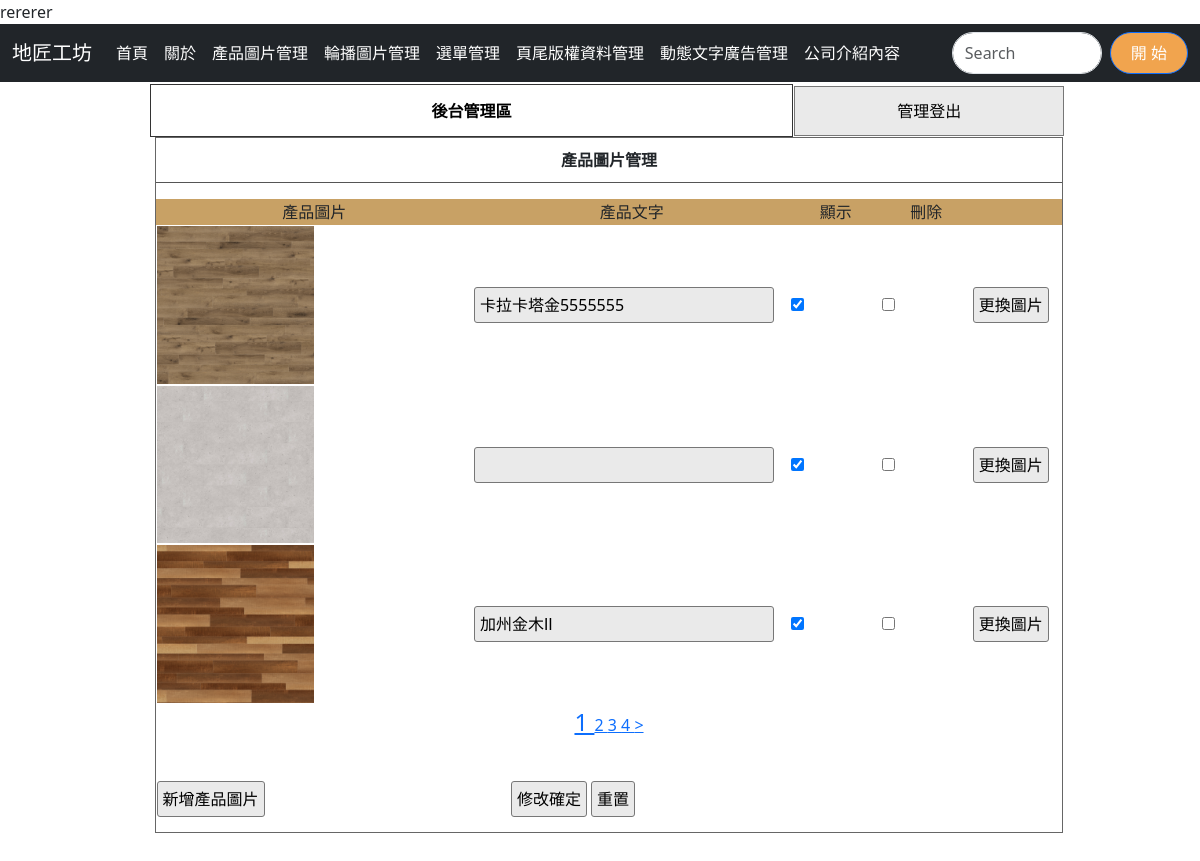
/admin.php?do=image, run on the app's committed database.
### tables this page shows
CREATE TABLE `ads` (
  `id` int(10) UNSIGNED NOT NULL,
  `text` text NOT NULL,
  `sh` int(1) UNSIGNED NOT NULL DEFAULT 0
);

CREATE TABLE `images` (
  `id` int(10) UNSIGNED NOT NULL,
  `img` text NOT NULL,
  `sh` int(1) UNSIGNED NOT NULL DEFAULT 1,
  `type` int(12) NOT NULL,
  `text` text NOT NULL
);

### api/db.php (called while the page is built, shortened)
<?php
class DB{
    protected $dsn="mysql:host=localhost;charset=utf8;dbname=db10";
    protected $pdo;
    protected $table;
    function __construct($table){
        $this->table=$table;
        $this->pdo=new PDO($this->dsn,'root','');
    }
    function all(...$arg){
        $sql="SELECT * FROM $this->table ";
        if(!empty($arg[0])){
            if(is_array($arg[0])){
                $where=$this->a2s($arg[0]);
                $sql=$sql . " WHERE ". join(" && ",$where);
            }else{
                $sql .= $arg[0];
            }
        }
        return $this->fetchAll($sql);
    }
    function a2s($array){
        $tmp=[];
        foreach($array as $key => $value){
            $tmp[]="`$key`='$value'";
        }
        return $tmp;
    }
    function count($where=[]){
        return $this->math('count','*',$where);
    }
    protected function fetchAll($sql){
        return $this->pdo->query($sql)->fetchAll(PDO::FETCH_ASSOC);
    }
     protected function math($math,$col='id',$where=[]){
        $sql="SELECT $math($col) FROM $this->table";
        return $this->pdo->query($sql)->fetchColumn();
    }
}
$Ad=new DB('ads');
$Image=new DB('images');

### backend/image.php (the view, shortened to what this page needs)
<div class="di" style="height:800px; ; width:76.5%; margin:2px 0px 0px 0px; float:left; position:relative; left:150px;">
    <?php include_once "logout.php";?>
    <div style="width:99%; height:87%; margin:auto; overflow:auto; border:#666 1px solid;">
        <p class="t cent botli">產品圖片管理</p>
        <form method="post" action="./api/edit.php">
            <table width="100%">
                <tbody>
                    <tr class="yel">
                        <td width="35%">產品圖片</td>
                        <td width="35%">產品文字</td>
                        <td width="10%">顯示</td>
                        <td width="10%">刪除</td>
                        <td></td>
                    </tr>
                    <?php
                    $div=3;
                    $total=$Image->count();
                    $pages=ceil($total/$div);
                    $now=$_GET['p']??1;
                    $start=($now-1)*$div;
                    $rows=$Image->all(" limit $start,$div");
                    foreach($rows as $row){
                    ?>
                    <tr>
                        <td>
                            <img src="./upload/<?=$row['img'];?>" style="width:50%;height:50%;">
                        </td>
                        <td>
                            <input type="text" name="text[]" value="<?=$row['text'];?>" style="width:95%">
                        </td>
                        <td>
                            <input type="checkbox" name="sh[]" value="<?=$row['id'];?>"
                                <?=($row['sh']==1)?'checked':'';?>>
                        </td>
                        <td>
                            <input type="checkbox" name="del[]" value="<?=$row['id'];?>">
                        </td>
                        <td>
                            <input type="button"
                                onclick="op('#cover','#cvr','./modal/upload_<?=$do;?>.php?id=<?=$row['id'];?>&table=<?=$do;?>')"
                                value="更換圖片">
                        </td>
                    </tr>
                    <?php
                    }
                    ?>
                </tbody>
            </table>
            <div class="cent">
                <div class="cent">
                    <?php
                for($i=1;$i<=$pages;$i++){
                    $size=($i==$now)?"24px":"16px";
                    echo "<a href='?do=$do&p=$i' style='font-size:$size'> ";
                    echo $i;
                    echo " </a>";
                }
                if(($now+1)<=$pages){
                    $next=$now+1;
                    echo "<a href='?do=$do&p=$next'> > </a>";
                }
            ?>
                </div>
            </div>
            <table style="margin-top:40px; width:70%;">
                <tbody>
                    <tr>
                        <td width="200px">
                            <input type="button"
                                onclick="op(&#39;#cover&#39;,&#39;#cvr&#39;,&#39;./modal/image.php?table=<?=$do;?>&#39;)"
                                value="新增產品圖片">
                        </td>
                        <td class="cent">
                            <input type="submit" value="修改確定">
                            <input type="reset" value="重置">
                        </td>
                    </tr>
                </tbody>
            </table>
        </form>
    </div>
</div>

### admin.php (shortened to what this page needs)
<?php include_once "api/db.php";?>
<!DOCTYPE html>
<html lang="en">
<head>
    <link rel="stylesheet" href="./css/style.css">
    <link rel="stylesheet" href="https://cdnjs.cloudflare.com/ajax/libs/bootstrap/5.3.3/css/bootstrap.min.css"
 />
</head>
<body>
    <div class="main-header">
        <marquee behavior="scroll" direction="left">
            <?php
    $ads=$Ad->all(['sh'=>1]);
    foreach($ads as $ad){
        echo $ad['text'];
    }
?>
        </marquee>
    </div>
    <nav class="navbar navbar-expand-sm navbar-dark bg-dark position: sticky top: 0 z-index: 1050 sticky-top">
        <div class="container-fluid">
            <a class="navbar-brand" href="javascript:void(0)">地匠工坊</a>
            <div class="collapse navbar-collapse" id="mynavbar">
                <ul class="navbar-nav me-auto">
                    <li class="nav-item">
                        <a class="nav-link highlight-hover" href="index.php">首頁</a>
                    </li>
                    <li class="nav-item">
                        <a class="nav-link highlight-hover" href="#page1">關於</a>
                    </li>
                    <li class="nav-item">
                        <a class="nav-link highlight-hover" href="?do=image">產品圖片管理</a>
                    </li>
                    <li class="nav-item">
                        <a class="nav-link highlight-hover" href="?do=mvim">輪播圖片管理</a>
                    </li>
                    <li class="nav-item">
                        <a class="nav-link highlight-hover" href="?do=menu">選單管理</a>
                    </li>
                    <li class="nav-item">
                        <a class="nav-link highlight-hover" href="?do=bottom">頁尾版權資料管理</a>
                    </li>
                    <li class="nav-item">
                        <a class="nav-link highlight-hover" href="?do=ad">動態文字廣告管理</a>
                    </li>
                    <li class="nav-item">
                        <a class="nav-link highlight-hover" href="?do=about">公司介紹內容</a>
                    </li>
                </ul>
                <form class="d-flex">
                    <input class="form-control me-2" type="text" placeholder="Search">
                    <button class="btn btn-primary" type="button">開 始</button>
                </form>
            </div>
        </div>
    </nav>
    <div class="col">
        <?php
         $do=$_GET['do']??'title';
         $file="./backend/{$do}.php";
         if(file_exists($file)){
             include $file;
         }else{
             include "./backend/title.php";
         }
        ?>
    </div>
</body>
</html>

### css/style.css (style rules this page uses)
body { padding: 0px; margin: 0px; }
.t { font-weight: 800; display: block; text-align: center; padding: 10px 1px 10px 1px; }
.botli { border-bottom: #555 1px solid; }
.di { display: inline-block; }
.cent { text-align: center; }
input, button { border: #777 1px solid; border-radius: 3px; background: #EAEAEA; padding: 5px; margin: 3px; }
input[type=text], input[type=password] { width: 150px; }
.yel td { background: #C8A165; text-align: center; }
.highlight-hover { position: relative; display: inline-block; }
.highlight-hover::after { content: ''; position: absolute; bottom: 0; left: 50%; width: 0; height: 8px; background-color: rgba(255, 255, 0, 0.8); transition: width 0.3s ease, left 0.3s ease; z-index: -1; }
body { background-color: #f5f5f5; color: #333; font-family: 'Roboto', sans-serif; }
.navbar { background-color: #ebbf0fed; }
.navbar-brand, .nav-link { color: #ffffff !important; }
input.form-control { border-radius: 30px; }
button.btn-primary { background-color: #f1a44e; border-radius: 30px; padding: 8px 20px; }

### data on the page
ads: text "rererer"
images: img (picture), text "卡拉卡塔金5555555", sh "☑"
images: img (picture), sh "☑"
images: img (picture), text "加州金木Ⅱ", sh "☑"
